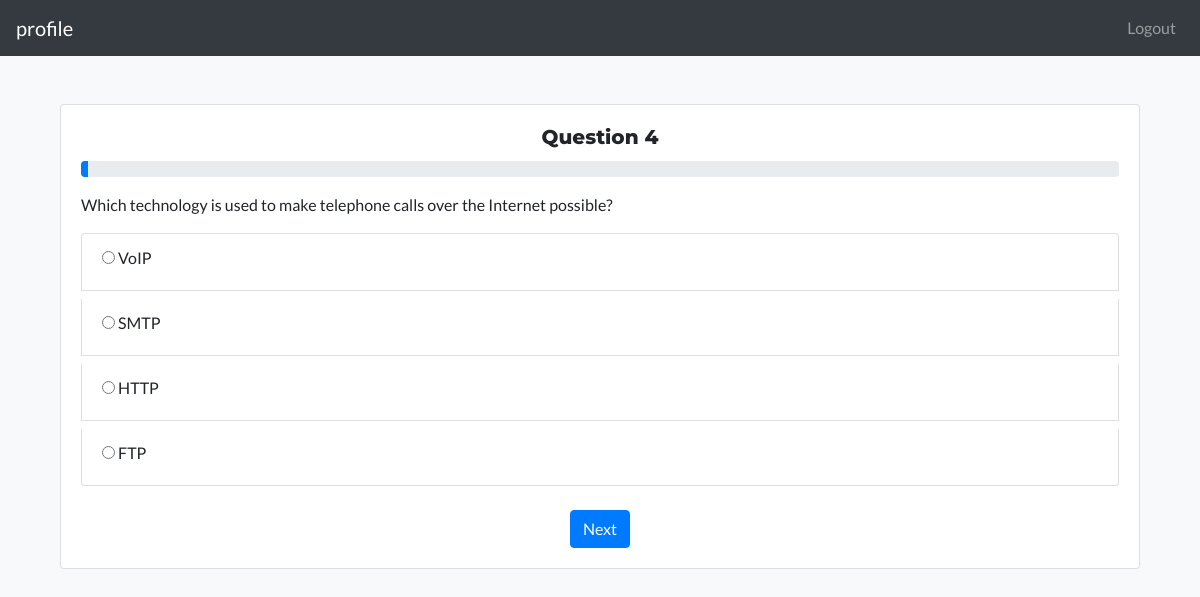
Screenshot of /question/4 (signed in) with the database file from the repository.
### app/models.py (models this page shows, shortened)
class Questions(db.Model):
    q_id = db.Column(db.Integer, primary_key=True)
    ques = db.Column(db.String(350), unique=True)
    a = db.Column(db.String(100))
    b = db.Column(db.String(100))
    c = db.Column(db.String(100))
    d = db.Column(db.String(100))
    ans = db.Column(db.String(100))

### app/route.py (the view)
@bp.route("/question/<int:id>", methods=["POST", "GET"])
@login_required
def question(id):
    if 'score' not in session:
        session['score'] = 0
    if 'start_time' not in session:
        session['start_time'] = time.time()
    form = QuestionsForm()
    questions = Questions.query.filter_by(q_id=id).first()
    if not questions:
        return redirect(url_for('route.score'))
    form.options.choices = [
        (questions.a, questions.a),
        (questions.b, questions.b),
        (questions.c, questions.c),
        (questions.d, questions.d)
    ]
    if form.validate_on_submit():
        option = form.options.data
        if option == questions.ans:
            session['score'] += 10
        return redirect(url_for('route.question', id= (id + 1)))
    elapsed_time = time.time() - session['start_time']
    remaining_time = TOTAL_ALLOWED_TIME - elapsed_time
    if remaining_time <= 0:
        return redirect(url_for('route.score'))
    return render_template("questions.html", form=form, questions=questions, remaining_time=remaining_time, total_allowed_time=TOTAL_ALLOWED_TIME)

### app/forms.py
class QuestionsForm(FlaskForm):
    options = RadioField('Options', validators=[DataRequired()],
                        default=1)
    submit = SubmitField('Next')

### app/__init__.py (called while the page is built)
def create_app():
    app = Flask(__name__)
    app.config.from_object('config.Config')
    db.init_app(app)
    login_manager.init_app(app)
    @login_manager.user_loader
    def load_user(user_id):
        from app.models import User
        return User.query.get(int(user_id))
    login_manager.login_view = 'auth.login'
    with app.app_context():
        from . import models
        from app import auth, route
        app.register_blueprint(auth.bp)
        app.register_blueprint(route.bp)
        @app.before_request
        def before_request():
            from app.models import User
            g.user = None
            if 'user_id' in session:
                user = User.query.filter_by(id = session['user_id']).first()
                g.user = user
    return app

### app/templates/questions.html (shortened to what this page needs)
{% extends "base.html" %}
{% block content %}
<div class="container mt-5">
    <div class="row">
        <div class="col-12">
            <div class="card">
                <div class="card-body">
                    <h5 class="card-title text-center">Question {{ questions.q_id }}</h5>
                    <div class="progress mb-3">
                        <div class="progress-bar" role="progressbar" style="width: {{ (100 * (total_allowed_time - remaining_time)) / total_allowed_time }}%" aria-valuenow="{{ remaining_time }}" aria-valuemin="0" aria-valuemax="100"></div>
                    </div>
                    <p class="card-text">{{ questions.ques }}</p>
                    <form method="POST" novalidate>
                        <div class="list-group">
                            {% for option in form.options %}
                                <label class="list-group-item">
                                    {{ option}} {{ option.label }}
                                </label>
                            {% endfor %}
                        </div>
                        <div class="mt-3 text-center">
                            {{ form.submit(class="btn btn-primary") }}
                        </div>
                    </form>
                </div>
            </div>
        </div>
    </div>
</div>
{% endblock %}

### app/templates/base.html (style rules this page uses)
body { font-family: 'Lato', sans-serif; background-color: #f8f9fa; }
h1, h2, h3, h4, h5, h6 { font-family: 'Montserrat', sans-serif; font-weight: 800; }

### rows the page displays
Questions: q_id "4", ques "Which technology is used to make telephone calls over the Internet possible?", label "VoIP", label "SMTP", label "HTTP", label "FTP"
